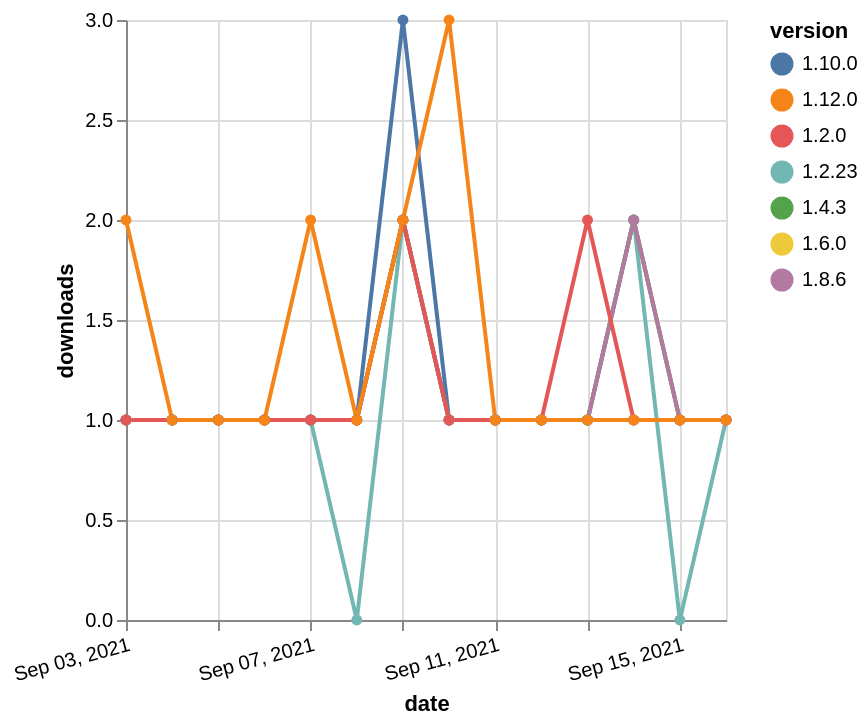

Express this chart as Vega-Lite.
### Vega-Lite specification from a JSON file in a GitHub repository (floating-point values rounded to 4 significant figures)
{"$schema": "https://vega.github.io/schema/vega-lite/v5.json", "description": "A simple bar chart with embedded data.", "data": {"values": [{"date": "2021-09-03", "total": 208, "delta": 1, "version": "1.6.0"}, {"date": "2021-09-04", "total": 209, "delta": 1, "version": "1.6.0"}, {"date": "2021-09-05", "total": 210, "delta": 1, "version": "1.6.0"}, {"date": "2021-09-06", "total": 211, "delta": 1, "version": "1.6.0"}, {"date": "2021-09-07", "total": 212, "delta": 1, "version": "1.6.0"}, {"date": "2021-09-08", "total": 213, "delta": 1, "version": "1.6.0"}, {"date": "2021-09-09", "total": 215, "delta": 2, "version": "1.6.0"}, {"date": "2021-09-10", "total": 216, "delta": 1, "version": "1.6.0"}, {"date": "2021-09-11", "total": 217, "delta": 1, "version": "1.6.0"}, {"date": "2021-09-12", "total": 218, "delta": 1, "version": "1.6.0"}, {"date": "2021-09-13", "total": 219, "delta": 1, "version": "1.6.0"}, {"date": "2021-09-14", "total": 221, "delta": 2, "version": "1.6.0"}, {"date": "2021-09-15", "total": 222, "delta": 1, "version": "1.6.0"}, {"date": "2021-09-16", "total": 223, "delta": 1, "version": "1.6.0"}, {"date": "2021-09-03", "total": 260, "delta": 1, "version": "1.2.23"}, {"date": "2021-09-04", "total": 261, "delta": 1, "version": "1.2.23"}, {"date": "2021-09-05", "total": 262, "delta": 1, "version": "1.2.23"}, {"date": "2021-09-06", "total": 263, "delta": 1, "version": "1.2.23"}, {"date": "2021-09-07", "total": 264, "delta": 1, "version": "1.2.23"}, {"date": "2021-09-08", "total": 264, "delta": 0, "version": "1.2.23"}, {"date": "2021-09-09", "total": 266, "delta": 2, "version": "1.2.23"}, {"date": "2021-09-10", "total": 267, "delta": 1, "version": "1.2.23"}, {"date": "2021-09-11", "total": 268, "delta": 1, "version": "1.2.23"}, {"date": "2021-09-12", "total": 269, "delta": 1, "version": "1.2.23"}, {"date": "2021-09-13", "total": 270, "delta": 1, "version": "1.2.23"}, {"date": "2021-09-14", "total": 272, "delta": 2, "version": "1.2.23"}, {"date": "2021-09-15", "total": 272, "delta": 0, "version": "1.2.23"}, {"date": "2021-09-16", "total": 273, "delta": 1, "version": "1.2.23"}, {"date": "2021-09-03", "total": 193, "delta": 1, "version": "1.10.0"}, {"date": "2021-09-04", "total": 194, "delta": 1, "version": "1.10.0"}, {"date": "2021-09-05", "total": 195, "delta": 1, "version": "1.10.0"}, {"date": "2021-09-06", "total": 196, "delta": 1, "version": "1.10.0"}, {"date": "2021-09-07", "total": 197, "delta": 1, "version": "1.10.0"}, {"date": "2021-09-08", "total": 198, "delta": 1, "version": "1.10.0"}, {"date": "2021-09-09", "total": 201, "delta": 3, "version": "1.10.0"}, {"date": "2021-09-10", "total": 202, "delta": 1, "version": "1.10.0"}, {"date": "2021-09-11", "total": 203, "delta": 1, "version": "1.10.0"}, {"date": "2021-09-12", "total": 204, "delta": 1, "version": "1.10.0"}, {"date": "2021-09-13", "total": 205, "delta": 1, "version": "1.10.0"}, {"date": "2021-09-14", "total": 206, "delta": 1, "version": "1.10.0"}, {"date": "2021-09-15", "total": 207, "delta": 1, "version": "1.10.0"}, {"date": "2021-09-16", "total": 208, "delta": 1, "version": "1.10.0"}, {"date": "2021-09-03", "total": 212, "delta": 1, "version": "1.4.3"}, {"date": "2021-09-04", "total": 213, "delta": 1, "version": "1.4.3"}, {"date": "2021-09-05", "total": 214, "delta": 1, "version": "1.4.3"}, {"date": "2021-09-06", "total": 215, "delta": 1, "version": "1.4.3"}, {"date": "2021-09-07", "total": 216, "delta": 1, "version": "1.4.3"}, {"date": "2021-09-08", "total": 217, "delta": 1, "version": "1.4.3"}, {"date": "2021-09-09", "total": 219, "delta": 2, "version": "1.4.3"}, {"date": "2021-09-10", "total": 220, "delta": 1, "version": "1.4.3"}, {"date": "2021-09-11", "total": 221, "delta": 1, "version": "1.4.3"}, {"date": "2021-09-12", "total": 222, "delta": 1, "version": "1.4.3"}, {"date": "2021-09-13", "total": 223, "delta": 1, "version": "1.4.3"}, {"date": "2021-09-14", "total": 225, "delta": 2, "version": "1.4.3"}, {"date": "2021-09-15", "total": 226, "delta": 1, "version": "1.4.3"}, {"date": "2021-09-16", "total": 227, "delta": 1, "version": "1.4.3"}, {"date": "2021-09-03", "total": 171, "delta": 1, "version": "1.8.6"}, {"date": "2021-09-04", "total": 172, "delta": 1, "version": "1.8.6"}, {"date": "2021-09-05", "total": 173, "delta": 1, "version": "1.8.6"}, {"date": "2021-09-06", "total": 174, "delta": 1, "version": "1.8.6"}, {"date": "2021-09-07", "total": 175, "delta": 1, "version": "1.8.6"}, {"date": "2021-09-08", "total": 176, "delta": 1, "version": "1.8.6"}, {"date": "2021-09-09", "total": 178, "delta": 2, "version": "1.8.6"}, {"date": "2021-09-10", "total": 179, "delta": 1, "version": "1.8.6"}, {"date": "2021-09-11", "total": 180, "delta": 1, "version": "1.8.6"}, {"date": "2021-09-12", "total": 181, "delta": 1, "version": "1.8.6"}, {"date": "2021-09-13", "total": 182, "delta": 1, "version": "1.8.6"}, {"date": "2021-09-14", "total": 184, "delta": 2, "version": "1.8.6"}, {"date": "2021-09-15", "total": 185, "delta": 1, "version": "1.8.6"}, {"date": "2021-09-16", "total": 186, "delta": 1, "version": "1.8.6"}, {"date": "2021-09-03", "total": 248, "delta": 1, "version": "1.2.0"}, {"date": "2021-09-04", "total": 249, "delta": 1, "version": "1.2.0"}, {"date": "2021-09-05", "total": 250, "delta": 1, "version": "1.2.0"}, {"date": "2021-09-06", "total": 251, "delta": 1, "version": "1.2.0"}, {"date": "2021-09-07", "total": 252, "delta": 1, "version": "1.2.0"}, {"date": "2021-09-08", "total": 253, "delta": 1, "version": "1.2.0"}, {"date": "2021-09-09", "total": 255, "delta": 2, "version": "1.2.0"}, {"date": "2021-09-10", "total": 256, "delta": 1, "version": "1.2.0"}, {"date": "2021-09-11", "total": 257, "delta": 1, "version": "1.2.0"}, {"date": "2021-09-12", "total": 258, "delta": 1, "version": "1.2.0"}, {"date": "2021-09-13", "total": 260, "delta": 2, "version": "1.2.0"}, {"date": "2021-09-14", "total": 261, "delta": 1, "version": "1.2.0"}, {"date": "2021-09-15", "total": 262, "delta": 1, "version": "1.2.0"}, {"date": "2021-09-16", "total": 263, "delta": 1, "version": "1.2.0"}, {"date": "2021-09-03", "total": 119, "delta": 2, "version": "1.12.0"}, {"date": "2021-09-04", "total": 120, "delta": 1, "version": "1.12.0"}, {"date": "2021-09-05", "total": 121, "delta": 1, "version": "1.12.0"}, {"date": "2021-09-06", "total": 122, "delta": 1, "version": "1.12.0"}, {"date": "2021-09-07", "total": 124, "delta": 2, "version": "1.12.0"}, {"date": "2021-09-08", "total": 125, "delta": 1, "version": "1.12.0"}, {"date": "2021-09-09", "total": 127, "delta": 2, "version": "1.12.0"}, {"date": "2021-09-10", "total": 130, "delta": 3, "version": "1.12.0"}, {"date": "2021-09-11", "total": 131, "delta": 1, "version": "1.12.0"}, {"date": "2021-09-12", "total": 132, "delta": 1, "version": "1.12.0"}, {"date": "2021-09-13", "total": 133, "delta": 1, "version": "1.12.0"}, {"date": "2021-09-14", "total": 134, "delta": 1, "version": "1.12.0"}, {"date": "2021-09-15", "total": 135, "delta": 1, "version": "1.12.0"}, {"date": "2021-09-16", "total": 136, "delta": 1, "version": "1.12.0"}]}, "width": "container", "mark": {"type": "line", "point": {"filled": true}}, "encoding": {"x": {"field": "date", "type": "temporal", "timeUnit": "yearmonthdate", "title": "date", "axis": {"labelAngle": -15}}, "y": {"field": "delta", "type": "quantitative", "title": "downloads"}, "color": {"field": "version", "type": "nominal"}, "tooltip": {"field": "delta"}}}
